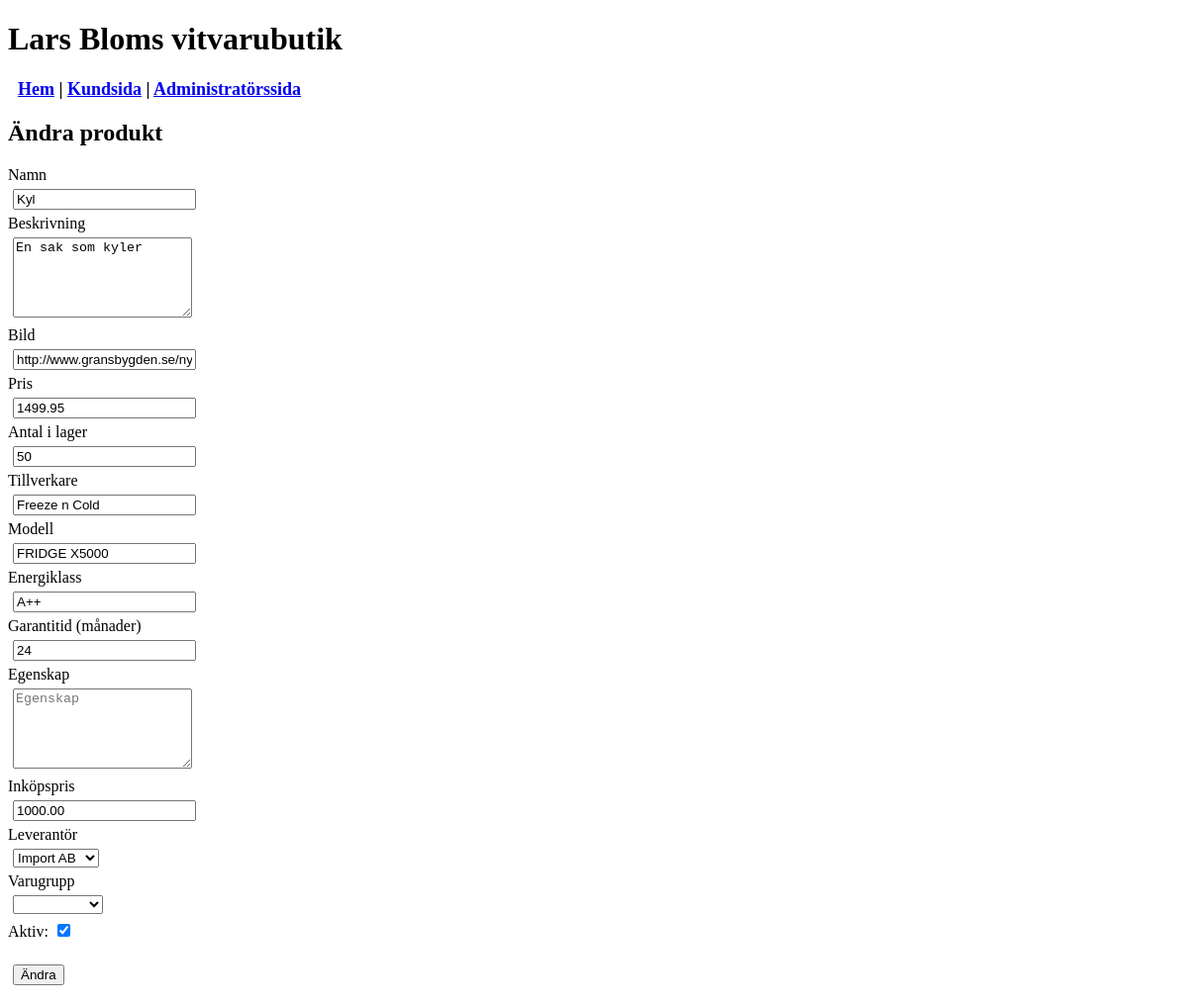
Page /edit_product.php?id=1 on the earlier database version.
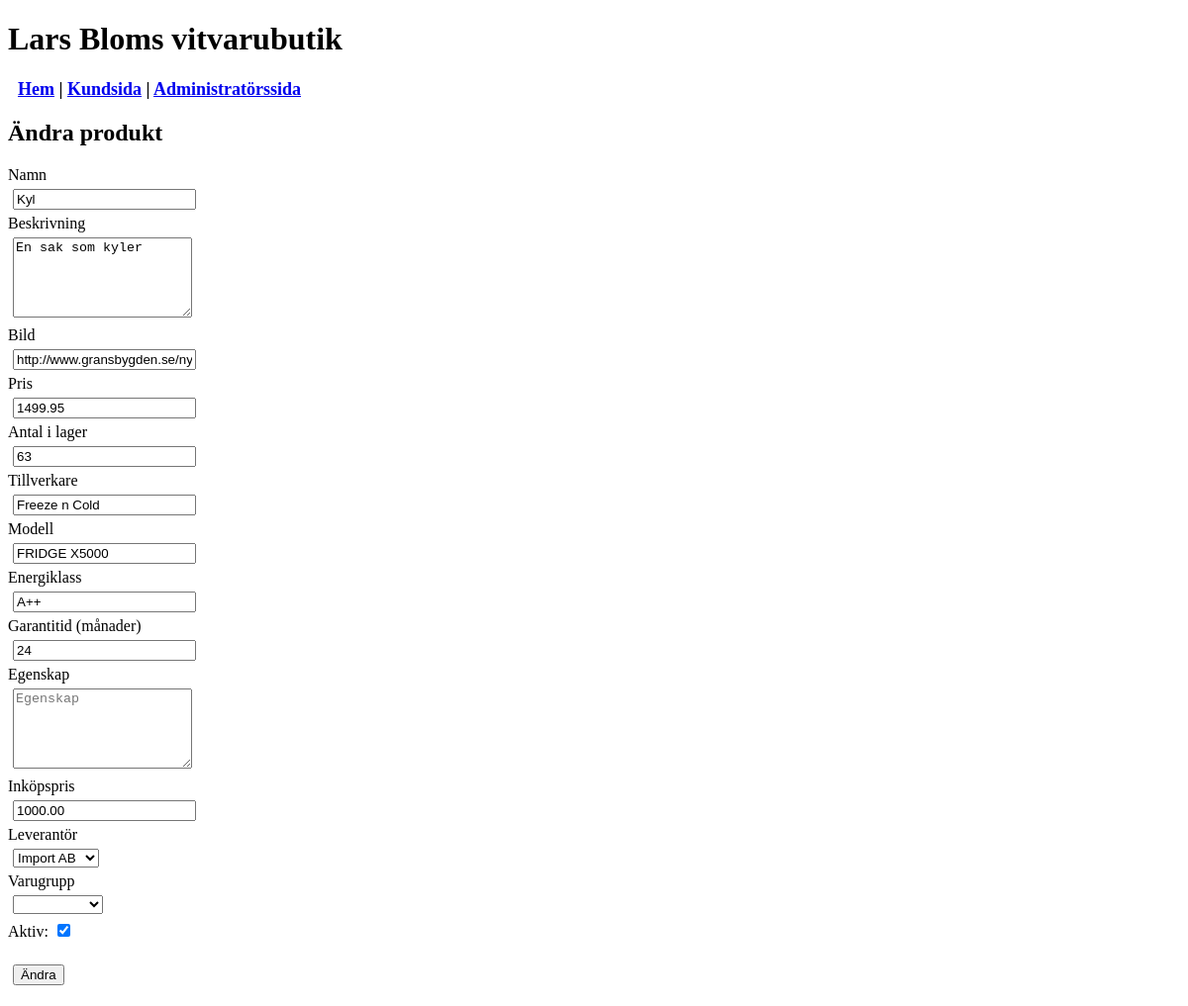
Same page on the later database version.
### tables this page shows
CREATE TABLE IF NOT EXISTS produkt (
  id INT UNSIGNED NOT NULL AUTO_INCREMENT,
  namn VARCHAR(100) NOT NULL,
  beskrivning VARCHAR(255) NOT NULL,
  bild VARCHAR(255),
  pris DECIMAL(10, 2),
  antal INT NOT NULL DEFAULT 0,
  tillverkare VARCHAR(100),
  modell VARCHAR(100),
  energiklass VARCHAR(10),
  garantitid_manader INT UNSIGNED,
  egenskaper VARCHAR(255),
  inkopspris DECIMAL(10, 2),
  leverantor INT UNSIGNED DEFAULT NULL,
  aktiv TINYINT(1) DEFAULT 1,
  uppdaterad TIMESTAMP ON UPDATE CURRENT_TIMESTAMP DEFAULT CURRENT_TIMESTAMP,
  PRIMARY KEY (id),
  CONSTRAINT fk_leverantor_i_produkt
  FOREIGN KEY (leverantor)
  REFERENCES leverantor(id)
  ON DELETE SET NULL
  ON UPDATE CASCADE
);

CREATE TABLE IF NOT EXISTS leverantor (
  id INT UNSIGNED NOT NULL AUTO_INCREMENT,
  namn VARCHAR(100) NOT NULL,
  beskrivning VARCHAR(255),
  telefonnummer VARCHAR(22),
  gatuadress VARCHAR(100),
  stad VARCHAR(100),
  postnummer VARCHAR(50),
  land VARCHAR(100),
  aktiv TINYINT(1) DEFAULT 1,
  PRIMARY KEY (id)
);

### public/edit_product.php (the view, shortened to what this page needs)
<!DOCTYPE html>
<html lang="en">
<head>
  <?php include dirname(dirname(__FILE__)).'\includes\stylesheets.php'; ?>
</head>
<body>
  <header>
    <h1>Lars Bloms vitvarubutik</h1>
    <?php include dirname(dirname(__FILE__)).'\includes\menu.php';?>
  </header>
  <?php
    $id = intval($_REQUEST['id']);
    require(dirname(dirname(__FILE__))."\includes\db\connect.php");
    $query  = "SELECT * ";
    $query .= "FROM produkt ";
    $query .= "WHERE produkt.id=".$id." ";
    $result = mysqli_query($con,$query);
    $row = mysqli_fetch_array($result);
  ?>
  <section>
    <h2>Ändra produkt</h2>
    <form action="" method="post">
      <label>Namn</label>
      <br>
      <input type="text" name="namn" value="<?php echo $row['namn'];?>" required="required" placeholder="Namn">
      <br>
      <label>Beskrivning</label>
      <br>
      <textarea rows="5" name="beskrivning" value="" placeholder="Beskrivning"><?php echo $row['beskrivning'];?></textarea>
      <br>
      <label>Bild</label>
      <br>
      <input type="text" name="bild" value="<?php echo $row['bild'];?>" placeholder="Bild">
      <br>
      <label>Pris</label>
      <br>
      <input type="text" name="pris" value="<?php echo $row['pris'];?>" placeholder="Pris">
      <br>
      <label>Antal i lager</label>
      <br>
      <input type="number" name="antal" value="<?php echo $row['antal'];?>" placeholder="Antal">
      <br>
      <label>Tillverkare</label>
      <br>
      <input type="text" name="tillverkare" value="<?php echo $row['tillverkare'];?>" placeholder="Tillverkare">
      <br>
      <label>Modell</label>
      <br>
      <input type="text" name="modell" value="<?php echo $row['modell'];?>" placeholder="Modell">
      <br>
      <label>Energiklass</label>
      <br>
      <input type="text" name="energiklass" value="<?php echo $row['energiklass'];?>" placeholder="Energiklass">
      <br>
      <label>Garantitid (månader)</label>
      <br>
      <input type="number" name="garantitid_manader" value="<?php echo $row['garantitid_manader'];?>" placeholder="Garantitid (månader)">
      <br>
      <label>Egenskap</label>
      <br>
      <textarea rows="5" name="egenskap" value="" placeholder="Egenskap"><?php echo $row['egenskap'];?></textarea>
      <br>
      <label>Inköpspris</label>
      <br>
      <input type="text" name="inkopspris" value="<?php echo $row['inkopspris'];?>" placeholder="Inköpspris">
      <br>
      <label>Leverantör</label>
      <br>
      <select name="leverantor">
        <?php
        require(dirname(dirname(__FILE__))."\includes\db\connect.php");
        $query  = "SELECT * ";
        $query .= "FROM leverantor";
        $result = mysqli_query($con,$query);
        while($row2 = mysqli_fetch_array($result)) {
          echo '<option value="'.$row2['id'].'" '.($row2['id'] == $row['leverantor'] ? 'selected' : '' ).'>'.$row2['namn'].'</option>';
        }
        ?>
      </select>
      <br>
      <label>Varugrupp</label>
      <br>
      <select name="varugrupp">
        <option value=""></option>
        <?php
        require(dirname(dirname(__FILE__))."\includes\db\connect.php");
        $query  = "SELECT id, namn ";
        $query .= "FROM varugrupp ";
        $query .= "WHERE varugrupp IS NULL";
        $result = mysqli_query($con,$query);
        while($row3 = mysqli_fetch_array($result)) {
          echo '<optgroup value="'.$row3['id'].'" label="'.$row3['namn'].'">';
          echo '</optgroup>';
        }
        ?>
      </select>
      <br>
      <label>Aktiv: <input type="checkbox" name="aktiv" value="1" <?php echo $row['aktiv'] == 1  ? 'checked' : ''; ?>></label>
      <br>
      <br>
      <input type="submit" name="submit" value="Ändra">
    </form>
  </section>
</body>
</html>

Differences in the rows shown:
changed produkt "Kyl": antal "50" → "63"
